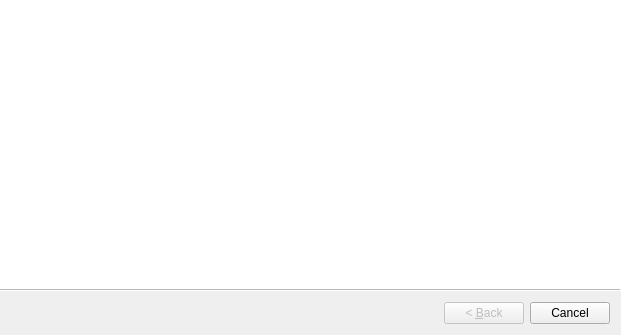
<?xml version="1.0" encoding="UTF-8"?>
<ui version="4.0">
 <class>librepcb::library::editor::NewElementWizard</class>
 <widget class="QWizard" name="librepcb::library::editor::NewElementWizard">
  <property name="windowModality">
   <enum>Qt::ApplicationModal</enum>
  </property>
  <property name="geometry">
   <rect>
    <x>0</x>
    <y>0</y>
    <width>621</width>
    <height>335</height>
   </rect>
  </property>
  <property name="windowTitle">
   <string>New Library Element</string>
  </property>
  <property name="windowIcon">
   <iconset resource="../../../img/images.qrc">
    <normaloff>:/img/app/librepcb.png</normaloff>:/img/app/librepcb.png</iconset>
  </property>
  <property name="wizardStyle">
   <enum>QWizard::ModernStyle</enum>
  </property>
 </widget>
 <resources>
  <include location="../../../../img/images.qrc"/>
 </resources>
 <connections/>
</ui>
